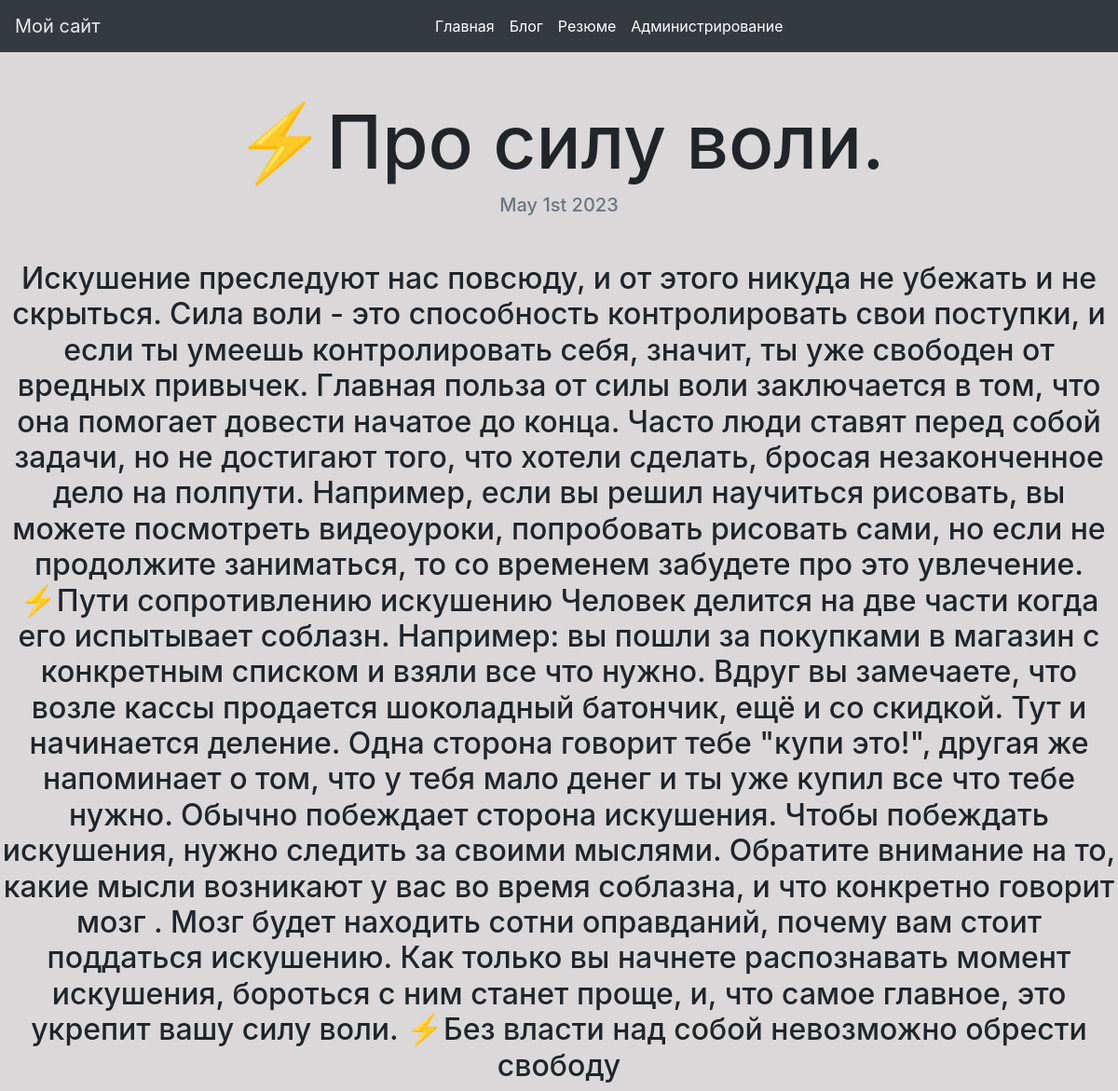
The page /blog/1/ on the database as committed earlier.
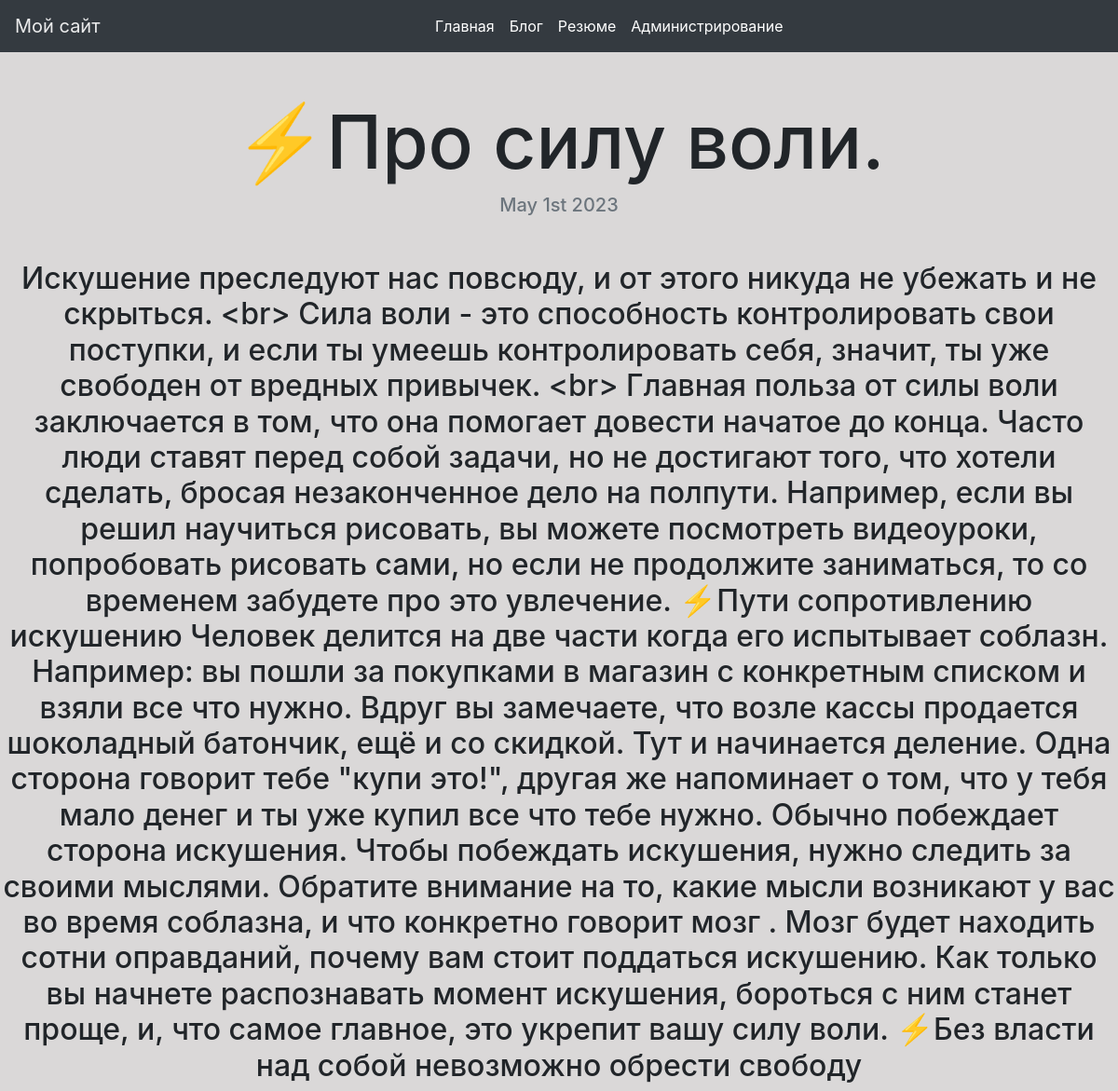
The same page on the database as committed later.
### blog/models.py (models this page shows, shortened)
class Blog(models.Model):
    title = models.CharField(max_length=200)
    discription = models.TextField()
    date = models.DateField()

### blog/views.py (the view)
# urls.py: path('<int:blog_id>/', views.detail, name='detail'),
def detail(request, blog_id):
    blog = get_object_or_404(Blog, id=blog_id)
    return render(request, 'blog/detail.html', {'blog': blog})

### blog/templates/blog/detail.html
{% extends "blog/base.html" %}
{% load static %}
{% block content %}
<h1 class="text-center mt-5" id="blogdetailtitle">{{ blog.title }}</h1>
<h5 class="text-center text-muted mb-5">{{ blog.date|date:'F jS Y' }}</h5>
<h2 class="text-center">{{ blog.discription}}</h2>
{% endblock %}

Rows that differ between the two databases and show on the page:
changed Blog "⚡️Про силу воли.": discription "…убежать и не скрыться. Сила воли - это способность контролировать свои поступки, и если ты умеешь контролировать себя, значит, ты уже свободен от вредных привычек. Главная польза от силы…" → "…убежать и не скрыться. <br> Сила воли - это способность контролировать свои поступки, и если ты умеешь контролировать себя, значит, ты уже свободен от вредных привычек. <br> Главная польза от силы…"
